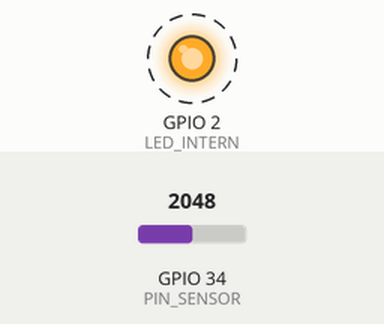
Bench run of a sketch on a simulated ESP32. On the bench: output pins drawn as LEDs (lit = HIGH). Dashed ring = blinking. Inputs (shaded band) come from the test bench; at power-on: GPIO 34 (PIN_SENSOR) = 2048. What the sketch prints to the serial monitor is not drawn.

Above: at 0.2 s.
Timing chart, 0 to 3.0 s (numbered marks = the images above):
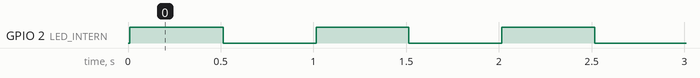

Measured:
- by itself, GPIO 2 (LED_INTERN): alternates HIGH for 0.50 s and LOW for 0.50 s

The sketch:

variables.ino
```cpp
/*
  ACTIVITAT: Tipus de variables a l'ESP32
  Aquest codi explica, amb comentaris i exemples, els tipus de variables
  que es fan servir en C/C++.

  Sintaxi per declarar una variable:
  [Tipus_de_Dada] [Nom_de_la_Variable] = [Valor_Inicial];
*/

// ---------------------------------------------------------------
// 1. const -> NO és un tipus, és un qualificador.
//    Serveix per dir que el valor NO canviarà mai.
//    S'usa molt per definir els pins del hardware.
// ---------------------------------------------------------------
const int LED_INTERN = 2;      // El LED està connectat al pin GPIO 2
const int PIN_SENSOR = 34;     // Pin on connectem un sensor analògic

// ---------------------------------------------------------------
// 2. int (Integer) -> nombres enters (sense decimals).
//    Ús habitual: comptadors, índexs, números de pin GPIO.
// ---------------------------------------------------------------
int contador = 0;              // Comptador per saber quantes voltes porta el bucle
int lecturaSensor = 0;         // Aquí guardarem el valor llegit del sensor

// ---------------------------------------------------------------
// 3. long (Long Integer) -> nombres enters molt grans.
//    Ús habitual: guardar el temps (millis()) i comptadors molt grans.
// ---------------------------------------------------------------
long tempsEspera = 500;        // Temps d'espera en mil·lisegons (0,5 segons)
long tempsAnterior = 0;        // Per guardar el temps que retorna millis()

// ---------------------------------------------------------------
// 4. float -> nombres amb decimals.
//    Ús habitual: càlculs i valors de sensors (temperatura, voltatge).
// ---------------------------------------------------------------
float temperatura = 23.5;      // Temperatura en graus
float voltatge = 0.0;          // Voltatge calculat a partir de la lectura

// ---------------------------------------------------------------
// 5. char (Character) -> un sol caràcter (lletra o símbol).
//    Va entre cometes simples ' '.
//    Ús habitual: guardar parts d'un text (string).
// ---------------------------------------------------------------
char lletra = 'A';             // Guardem només una lletra
char simbol = '#';             // També pot ser un símbol

// ---------------------------------------------------------------
// 6. bool (Boolean) -> només pot valer true (veritable) o false (fals).
//    Ús habitual: guardar estats (encès/apagat, connectat/desconnectat).
// ---------------------------------------------------------------
bool ledEncens = false;        // Al principi el LED està apagat
bool wifiConnectat = false;    // Encara no estem connectats a la Wi-Fi

void setup() {
  // Iniciem el monitor sèrie per poder veure els valors de les variables
  Serial.begin(115200);

  // pinMode fa servir la variable const del pin
  pinMode(LED_INTERN, OUTPUT);

  // Mostrem cada variable pel monitor sèrie
  Serial.println("--- TIPUS DE VARIABLES ---");

  Serial.print("const int LED_INTERN = ");
  Serial.println(LED_INTERN);

  Serial.print("int contador = ");
  Serial.println(contador);

  Serial.print("long tempsEspera = ");
  Serial.println(tempsEspera);

  Serial.print("float temperatura = ");
  Serial.println(temperatura);

  Serial.print("char lletra = ");
  Serial.println(lletra);

  Serial.print("bool wifiConnectat = ");
  Serial.println(wifiConnectat);
}

void loop() {
  // Variable int: llegim el sensor i ho guardem
  lecturaSensor = analogRead(PIN_SENSOR);

  // Variable float: calculem el voltatge (l'ESP32 llegeix de 0 a 4095 per a 3,3 V)
  voltatge = lecturaSensor * (3.3 / 4095.0);

  // Variable long: guardem el temps en ms des que s'ha encès la placa
  tempsAnterior = millis();

  // Variable bool: canviem l'estat del LED (si era false passa a true i al revés)
  ledEncens = !ledEncens;

  // Fem servir el bool per encendre o apagar el LED
  if (ledEncens) {
    digitalWrite(LED_INTERN, HIGH);   // LED encès
  } else {
    digitalWrite(LED_INTERN, LOW);    // LED apagat
  }

  // Variable int: cada volta del loop sumem 1 al comptador
  contador++;                         // és el mateix que contador = contador + 1;

  // Mostrem els valors que van canviant
  Serial.print("Volta nº: ");
  Serial.print(contador);
  Serial.print(" | Temps (ms): ");
  Serial.print(tempsAnterior);
  Serial.print(" | Voltatge: ");
  Serial.print(voltatge);
  Serial.print(" V | LED: ");
  Serial.println(ledEncens);

  // Variable long dins del delay(): si volem canviar el temps,
  // només cal canviar el valor de dalt, no cada delay().
  delay(tempsEspera);
}
```
